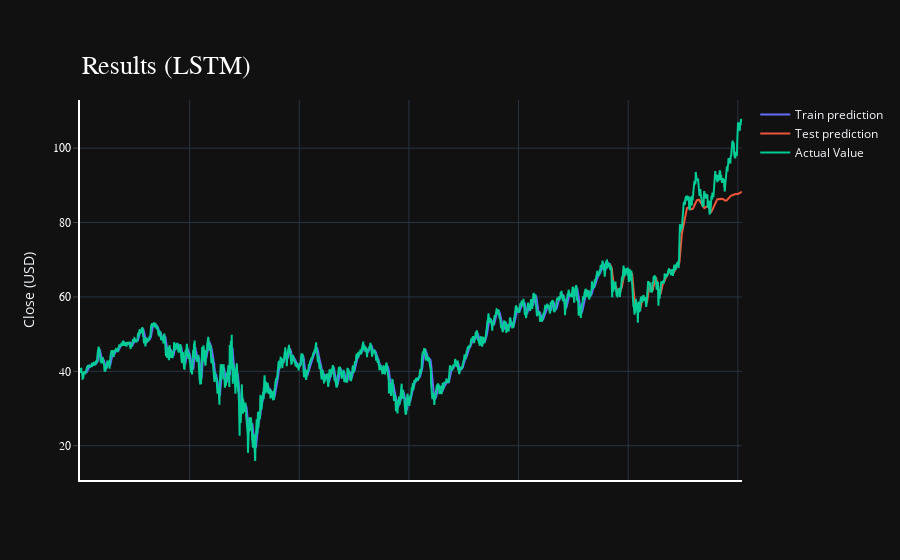

Source (notebook cell):
### Code cell
import plotly.express as px
import plotly.graph_objects as go

fig = go.Figure()
fig.add_trace(go.Scatter(go.Scatter(x=result.index, y=result[0],
                    mode='lines',
                    name='Train prediction')))
fig.add_trace(go.Scatter(x=result.index, y=result[1],
                    mode='lines',
                    name='Test prediction'))
fig.add_trace(go.Scatter(go.Scatter(x=result.index, y=result[2],
                    mode='lines',
                    name='Actual Value')))

fig.update_layout(
    xaxis=dict(
        showline=True,
        showgrid=True,
        showticklabels=False,
        linecolor='white',
        linewidth=2
    ),
    yaxis=dict(
        title_text='Close (USD)',
        showline=True,
        showgrid=True,
        showticklabels=True,
        linecolor='white',
        linewidth=2,
        ticks='outside',
        tickfont=dict(
            family='Rockwell',
            size=12,
            color='white',
        ),
    ),
    showlegend=True,
    template = 'plotly_dark'

)

annotations = []
annotations.append(dict(xref='paper', yref='paper', x=0.0, y=1.05,
                              xanchor='left', yanchor='bottom',
                              text='Results (LSTM)',
                              font=dict(family='Rockwell',
                                        size=26,
                                        color='white'),
                              showarrow=False))
fig.update_layout(annotations=annotations)

fig.show()

### Figure 1 — Plotly figure (JSON) as saved in the notebook; plotly's stock layout.template omitted (floating-point values rounded to 4 significant figures; data arrays with more than 128 entries replaced by an {"elided": "..."} marker saying what was removed)
{"data": [{"mode": "lines", "name": "Train prediction", "type": "scatter", "x": {"elided": "3020 int values"}, "y": {"elided": "3020 float values"}}, {"mode": "lines", "name": "Test prediction", "type": "scatter", "x": {"elided": "3020 int values"}, "y": {"elided": "3020 float values"}}, {"mode": "lines", "name": "Actual Value", "type": "scatter", "x": {"elided": "3020 int values"}, "y": {"elided": "3020 float values"}}], "layout": {"annotations": [{"font": {"color": "white", "family": "Rockwell", "size": 26}, "showarrow": false, "text": "Results (LSTM)", "x": 0, "xanchor": "left", "xref": "paper", "y": 1.05, "yanchor": "bottom", "yref": "paper"}], "showlegend": true, "xaxis": {"linecolor": "white", "linewidth": 2, "showgrid": true, "showline": true, "showticklabels": false}, "yaxis": {"linecolor": "white", "linewidth": 2, "showgrid": true, "showline": true, "showticklabels": true, "tickfont": {"color": "white", "family": "Rockwell", "size": 12}, "ticks": "outside", "title": {"text": "Close (USD)"}}}}
